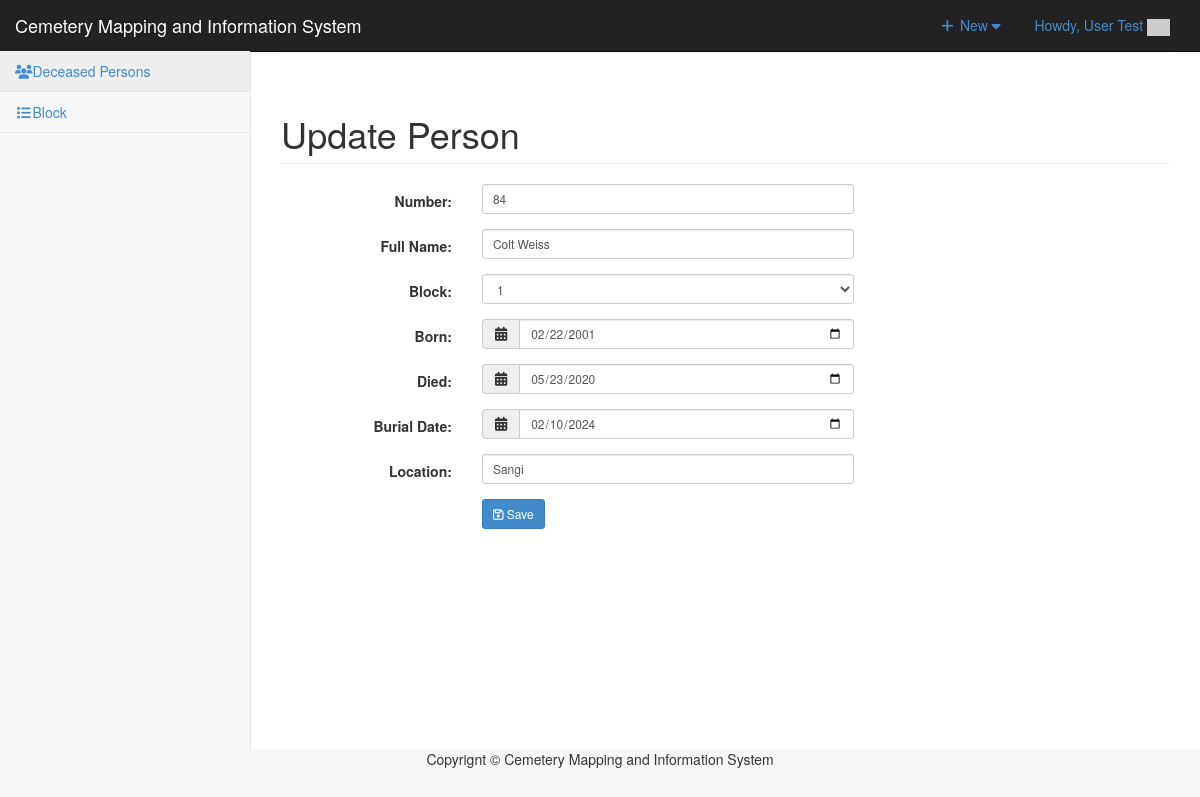
The page /admin/person/index.php?view=edit&id=9896 (signed in) on the database as committed earlier.
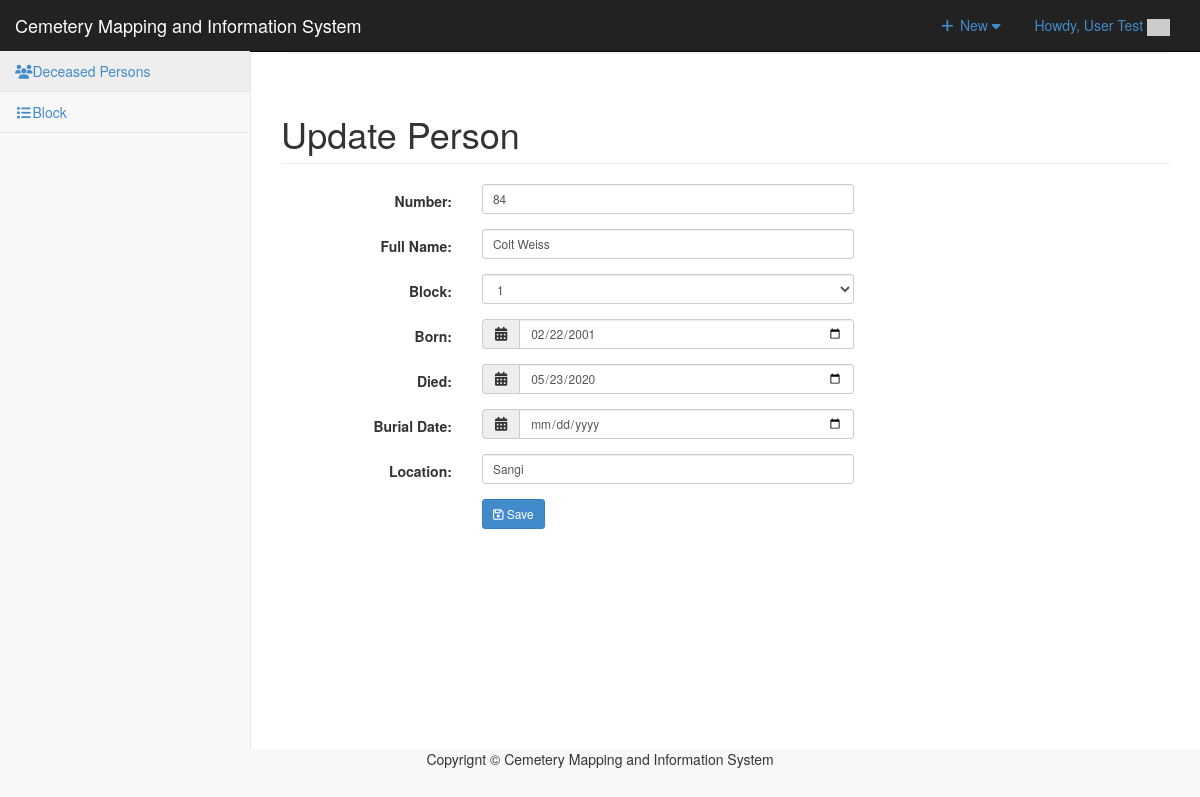
The same page on the database as committed later.
### tables this page shows
CREATE TABLE `tblpeople` (
  `PEOPLEID` int(11) NOT NULL,
  `FNAME` varchar(100) NOT NULL,
  `GRAVENO` int(11) NOT NULL,
  `BORNDATE` date NOT NULL,
  `DIEDDATE` date NOT NULL,
  `CATEGORIES` enum('1','2','3') NOT NULL,
  `LOCATION` enum('Poog','Luray','Dumlog','Canlumampao','Ibo','Carmen','Sangi') NOT NULL,
  `BURIALDATE` date NOT NULL
);

### admin/person/index.php (called while the page is built, shortened)
<?php
require_once ("../theme/templates.php");
?>

### include/database.php (called while the page is built, shortened)
<?php
class Database {
	var $sql_string = '';
	private $conn;
	public function open_connection() {
		$this->conn = mysqli_connect(server,user,pass);
		if(!$this->conn){
			echo "Problem in database connection! Contact administrator!";
			exit();
		}else{
			$db_select = mysqli_select_db($this->conn,database_name);
		}
	}
	function setQuery($sql='') {
		$this->sql_string=$sql;
	}
	function executeQuery() {
		$result = mysqli_query($this->conn,$this->sql_string);
		return $result;
	}
	private function confirm_query($result) {
		return $result;
	}
	function loadSingleResult() {
		$cur = $this->executeQuery();
		while ($row = mysqli_fetch_object($cur)) {
		return $data = $row;
		}
	}
}
$mydb = new Database();
?>

### include/people.php (called while the page is built, shortened)
<?php
require_once(LIB_PATH.DS.'database.php');
class Person {
	protected static  $tblname = "tblpeople";
	function single_people($id=""){
			global $mydb;
			$mydb->setQuery("SELECT * FROM ".self::$tblname."
				Where PEOPLEID= {$id} LIMIT 1");
			$cur = $mydb->loadSingleResult();
			return $cur;
	}
}
?>

### admin/person/edit.php (the view, shortened to what the changed rows need)
<?php
  $peopleid = $_GET['id'];
  $person = New Person();
  $p = $person->single_people($peopleid);
?>
        <div class="row">
         <div class="col-lg-12">
            <h1 class="page-header">Update Person</h1>
          </div>
       </div>
                <div class="row">
                   <div class="form-group">
                    <div class="col-md-8">
                      <div class="col-md-8">
                            <input class="form-control input-sm" id="GRAVENO" name="GRAVENO" placeholder=
                            "Grave Number" type="text" value="<?php echo $p->GRAVENO ?>">
                      </div>
                    </div>
                  </div>
                 <div class="form-group">
                    <div class="col-md-8">
                      <div class="col-md-8">
                            <input class="form-control input-sm" id="FNAME" name="FNAME" placeholder=
                            "Full Name" type="text" value="<?php echo $p->FNAME ?>">
                      </div>
                    </div>
                  </div>
              <div class="form-group">
                    <div class="col-md-8">
                      <div class="col-md-8">
                       <div class="input-group" id="">
                          <div class="input-group-addon">
                            <i class="fa fa-calendar"></i>
                          </div>
                          <input name="BORNDATE"  value="<?php echo $p->BORNDATE ?>" type="date" class="form-control input-sm datemask2">
                        </div>
                      </div>
                    </div>
                  </div>
                   <div class="form-group">
                    <div class="col-md-8">
                      <div class="col-md-8">
                       <div class="input-group" id="">
                          <div class="input-group-addon">
                            <i class="fa fa-calendar"></i>
                          </div>
                          <input name="DIEDDATE"  value="<?php echo $p->DIEDDATE ?>" type="date" class="form-control input-sm datemask2">
                        </div>
                      </div>
                    </div>
                  </div>
                  <div class="form-group">
                    <div class="col-md-8">
                      <div class="col-md-8">
                       <div class="input-group" id="">
                          <div class="input-group-addon">
                            <i class="fa fa-calendar"></i>
                          </div>
                          <input name="BURIALDATE"  value="<?php echo $p->BURIALDATE ?>" type="date" class="form-control input-sm datemask2">
                        </div>
                      </div>
                    </div>
                  </div>
                   <div class="form-group">
                    <div class="col-md-8">
                      <div class="col-md-8">
                        <input class="form-control input-sm" id="LOCATION" name="LOCATION" placeholder=
                            "Location" type="text" value="<?php echo $p->LOCATION ?>">
                      </div>
                    </div>
                  </div>
            </div>

Rows that differ between the two databases and show on the page:
changed tblpeople "Colt Weiss": BURIALDATE "02/10/2024" → (not shown)
